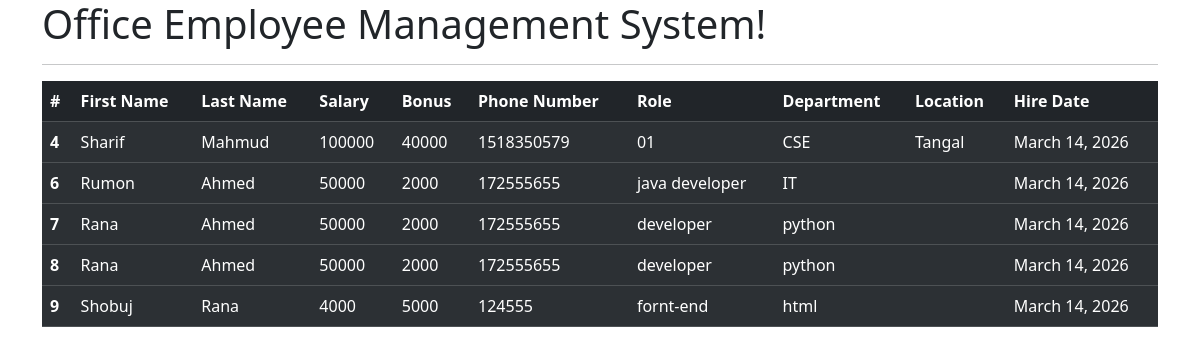
The page /all_emp on the database as committed earlier.
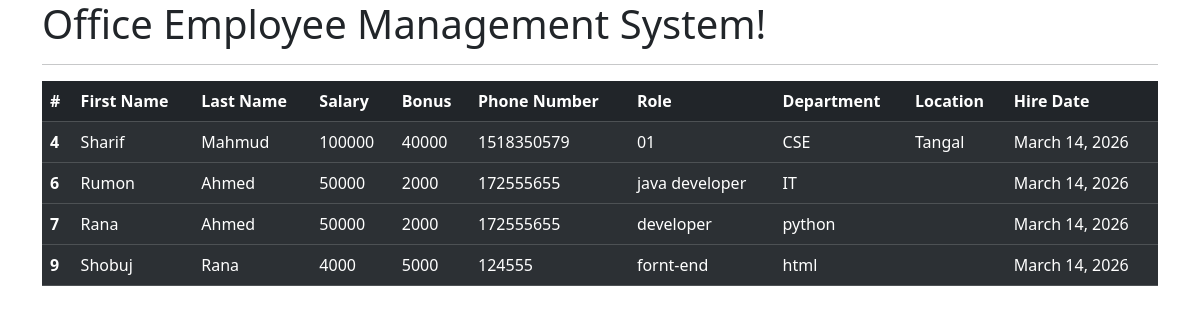
The same page on the database as committed later.
### emp_app/models.py (models this page shows, shortened)
class Employee(models.Model):
    first_name = models.CharField(max_length=100, null=False)
    last_name = models.CharField(max_length=100, null=False)
    department = models.ForeignKey(Department, on_delete=models.CASCADE)
    salary = models.IntegerField(default=0)
    bonus = models.IntegerField(default=0)
    role = models.ForeignKey(Role, on_delete=models.CASCADE)
    phone = models.IntegerField(default=0)
    hire_date = models.DateField()
    def __str__(self):
        return "%s %s %s" % (self.first_name, self.last_name, self.phone)

class Role(models.Model):
    name = models.CharField(max_length=100, null=False)

class Department(models.Model):
    name = models.CharField(max_length=100, null=False)
    location = models.CharField(max_length=100)

### emp_app/views.py (the view)
# urls.py: path('all_emp', views.all_emp, name='all_emp'),
def all_emp(request):
    emps = Employee.objects.all()
    context = {'emps': emps}
    print(context)
    return render(request, 'all_emp.html', context)

### emp_app/templates/all_emp.html (shortened to what this page needs)
<!doctype html>
<html lang="en">
<head>
    <link href="https://cdn.jsdelivr.net/npm/bootstrap@5.3.8/dist/css/bootstrap.min.css" rel="stylesheet"
>
</head>
<body>
<div class="container">
    <h1>Office Employee Management System!</h1>
    <hr>
    <table class="table table-dark table-striped">
        <thead>
        <tr>
            <th scope="col">#</th>
            <th scope="col">First Name</th>
            <th scope="col">Last Name</th>
            <th scope="col">Salary</th>
            <th scope="col">Bonus</th>
            <th scope="col">Phone Number</th>
            <th scope="col">Role</th>
            <th scope="col">Department</th>
            <th scope="col">Location</th>
            <th scope="col">Hire Date</th>
        </tr>
        </thead>
        {% for emp in emps %}
        <tbody>
        <tr>
            <th scope="row">{{emp.id}}</th>
            <td>{{emp.first_name}}</td>
            <td>{{emp.last_name}}</td>
            <td>{{emp.salary}}</td>
            <td>{{emp.bonus}}</td>
            <td>{{emp.phone}}</td>
            <td>{{emp.role.name}}</td>
            <td>{{emp.department.name}}</td>
            <td>{{emp.department.location}}</td>
            <td>{{emp.hire_date}}</td>
        </tr>
        </tbody>
        {% endfor %}
    </table>
</div>
</body>
</html>

Rows that differ between the two databases and show on the page:
removed Employee: id "8", first_name "Rana", last_name "Ahmed", salary "50000", bonus "2000", phone "172555655", role.name "developer", department.name "python", hire_date "March 14, 2026"
